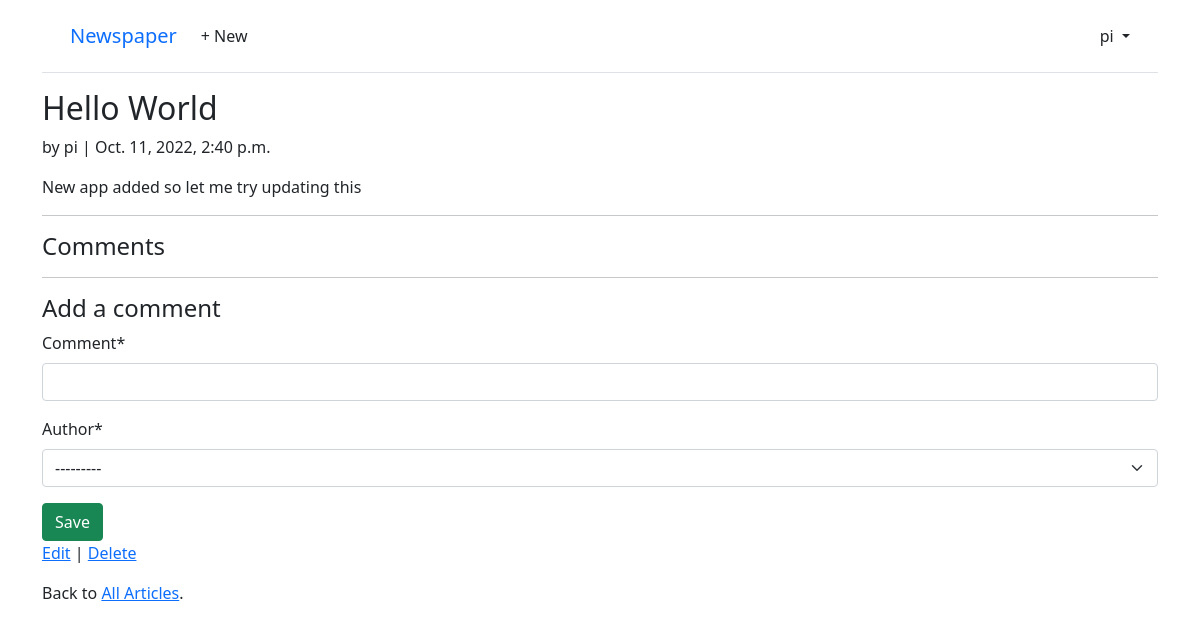
The app's page /articles/1/ (signed in), older data.
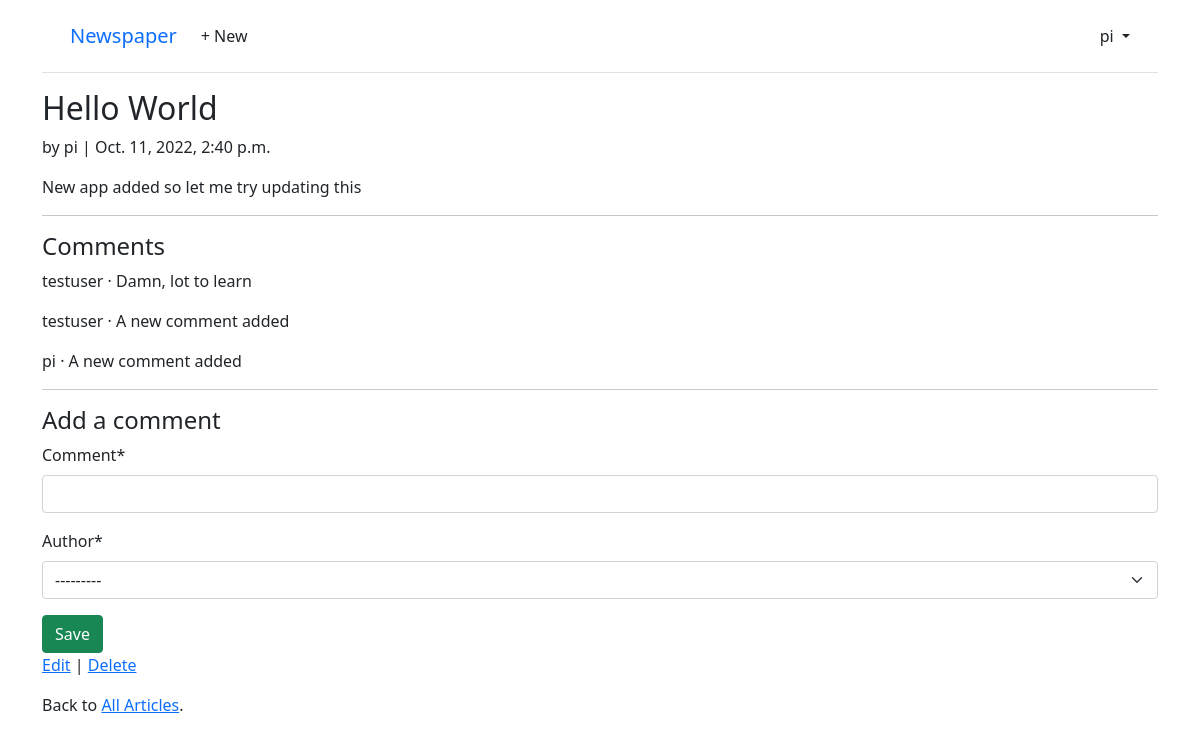
The same page, newer data.
### articles/models.py (models this page shows, shortened)
class Comment(models.Model):
    article = models.ForeignKey(Article, on_delete=models.CASCADE)
    comment = models.CharField(max_length=140)
    author = models.ForeignKey(
        settings.AUTH_USER_MODEL,
        on_delete=models.CASCADE,
    )
    def __str__(self):
        return self.comment

### accounts/models.py (models this page shows)
class CustomUser(AbstractUser):
    age = models.PositiveIntegerField(null=True, blank=True)

### articles/views.py (the view, shortened to what this page needs)
# urls.py: path("<int:pk>/", ArticleDetailView.as_view(), name='article_detail'),
class ArticleDetailView(LoginRequiredMixin, View):
    def get(self, request, *args, **kwargs):
        view = CommentGet.as_view()
        return view(request, *args, **kwargs)

### articles/forms.py
class CommentForm(forms.ModelForm):
    class Meta:
        model = Comment
        fields = ("comment", "author")

### articles/views.py (called while the page is built)
    def get_context_data(self, **kwargs):
        context = super().get_context_data(**kwargs)
        context['form'] = CommentForm()
        return context

### templates/article_detail.html
{% extends "base.html" %}
{% load crispy_forms_tags %}
{% block content %}
<div class="article-entry">
    <h2>{{ object.title }}</h2>
    <p>by {{ object.author }} | {{ object.date }}</p>
    <p>{{ object.body }}</p>
</div>
<hr>
<h4>Comments</h4>
{% for comment in article.comment_set.all %}
<p>{{ comment.author }} &middot; {{ comment }}</p>
{% endfor %}
<hr>
<h4>Add a comment </h4>
<form action="" method="post">{% csrf_token %}
    {{ form|crispy }}
    <button class="btn btn-success ml-2" type="submit">Save</button>
</form>
<p><a href="{% url 'article_edit' article.pk %}">Edit</a> | <a href="{% url 'article_delete' article.pk% }">Delete</a></p>
<p>Back to <a href="{% url 'article_list' %}">All Articles</a>.</p>
{% endblock content %}

Row changes from the older to the newer data that the page shows:
added Comment: author "testuser", comment "Damn, lot to learn"
added Comment: author "testuser", comment "A new comment added"
added Comment: author "pi", comment "A new comment added"
